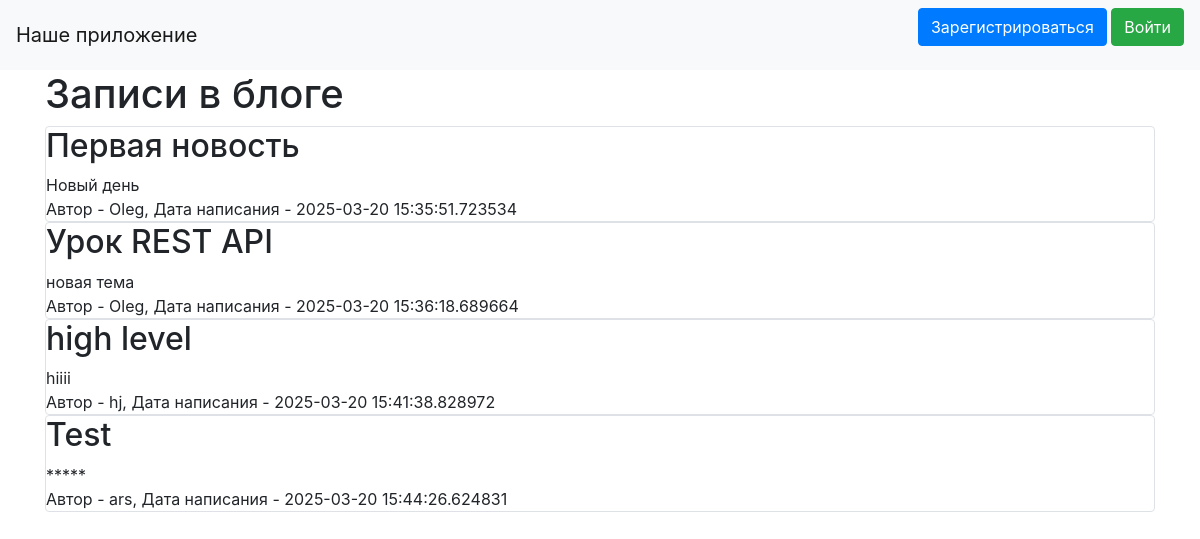
The page / on the database its author committed.
### data/news.py (models this page shows)
class News(SqlAlchemyBase, SerializerMixin):
    __tablename__ = 'news'
    id = sqlalchemy.Column(sqlalchemy.Integer, primary_key=True, autoincrement=True)
    title = sqlalchemy.Column(sqlalchemy.String, nullable=True)
    content = sqlalchemy.Column(sqlalchemy.String, nullable=True)
    created_date = sqlalchemy.Column(sqlalchemy.DateTime, default=datetime.datetime.now)
    is_private = sqlalchemy.Column(sqlalchemy.Boolean, default=True)
    user_id = sqlalchemy.Column(sqlalchemy.Integer, sqlalchemy.ForeignKey("users.id"))
    user = orm.relationship('User')
    categories = orm.relationship("Category", secondary="association", backref="news")

### data/users.py (models this page shows, shortened)
class User(SqlAlchemyBase, UserMixin, SerializerMixin):
    __tablename__ = 'users'
    id = sqlalchemy.Column(sqlalchemy.Integer, primary_key=True, autoincrement=True)
    name = sqlalchemy.Column(sqlalchemy.String, nullable=True)
    about = sqlalchemy.Column(sqlalchemy.String, nullable=True)
    email = sqlalchemy.Column(sqlalchemy.String, index=True, unique=True, nullable=True)
    hashed_password = sqlalchemy.Column(sqlalchemy.String, nullable=True)
    created_date = sqlalchemy.Column(sqlalchemy.DateTime, default=datetime.datetime.now)
    news = orm.relationship("News", back_populates='user')

### main.py (the view)
@app.route("/")
def index():
    db_sess = db_session.create_session()
    if current_user.is_authenticated:
        news = db_sess.query(News).filter((News.user == current_user) | (News.is_private != True))
    else:
        news = db_sess.query(News).filter(News.is_private != True)
    return render_template("index.html", news=news)

### data/db_session.py (called while the page is built)
def create_session() -> Session:
    global __factory
    return __factory()

### templates/index.html (shortened to what this page needs)
{% extends "base.html" %}
{% block content %}
    <h1>Записи в блоге</h1>
    {% for item in news %}
        <div class="col-md6 border rounded">
            <h2>{{ item.title }}</h2>
            <div>
                {{ item.content }}
            </div>
            <div>
                Автор - {{ item.user.name }}, Дата написания - {{ item.created_date }}
            </div>
        </div>
    {% endfor %}
{% endblock %}

### templates/base.html (shortened to what this page needs)
<!doctype html>
<html lang="en">
<head>
    <link rel="stylesheet"
          href="https://stackpath.bootstrapcdn.com/bootstrap/4.4.1/css/bootstrap.min.css"
>
</head>
<body>
<header>
    <nav class="navbar navbar-light bg-light">
        <a class="navbar-brand" href="#">Наше приложение</a>
        {% if current_user.is_authenticated %}
            <a class="navbar-brand" href="/logout">{{ current_user.name }}</a>
        {% else %}
            <p>
                <a class="btn btn-primary " href="/register">Зарегистрироваться</a>
                <a class="btn btn-success" href="/login">Войти</a>
            </p>
        {% endif %}
    </nav>
</header>
<main role="main" class="container">
    {% block content %}{% endblock %}
</main>
</body>
</html>

### rows shown on the page
News: title "Первая новость", content "Новый день", user.name "Oleg", created_date "2025-03-20 15:35:51.723534"
News: title "Урок REST API", content "новая тема", user.name "Oleg", created_date "2025-03-20 15:36:18.689664"
News: title "high level", content "hiiii", user.name "hj", created_date "2025-03-20 15:41:38.828972"
News: title "Test", content "*****", user.name "ars", created_date "2025-03-20 15:44:26.624831"
